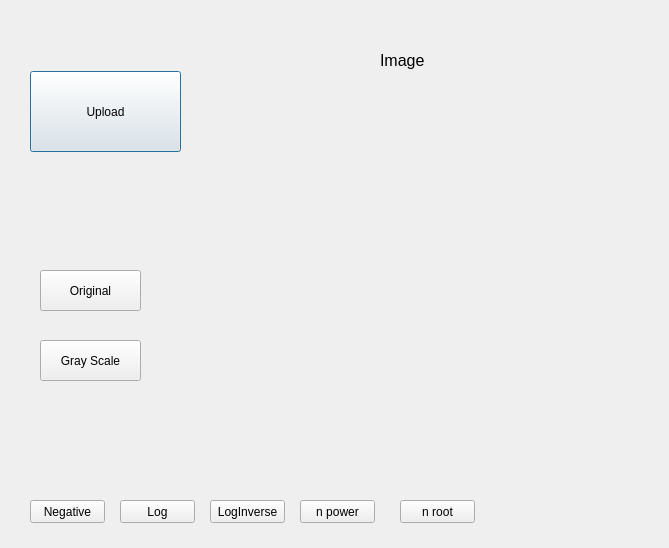
<?xml version="1.0" encoding="UTF-8"?>
<ui version="4.0">
 <class>Dialog</class>
 <widget class="QDialog" name="Dialog">
  <property name="geometry">
   <rect>
    <x>0</x>
    <y>0</y>
    <width>669</width>
    <height>548</height>
   </rect>
  </property>
  <property name="windowTitle">
   <string>Dialog</string>
  </property>
  <widget class="QLabel" name="label">
   <property name="geometry">
    <rect>
     <x>380</x>
     <y>40</y>
     <width>91</width>
     <height>41</height>
    </rect>
   </property>
   <property name="font">
    <font>
     <pointsize>12</pointsize>
    </font>
   </property>
   <property name="text">
    <string>Image</string>
   </property>
  </widget>
  <widget class="QPushButton" name="btnUp">
   <property name="geometry">
    <rect>
     <x>30</x>
     <y>71</y>
     <width>151</width>
     <height>81</height>
    </rect>
   </property>
   <property name="text">
    <string>Upload</string>
   </property>
  </widget>
  <widget class="QPushButton" name="btnNeg">
   <property name="geometry">
    <rect>
     <x>30</x>
     <y>500</y>
     <width>75</width>
     <height>23</height>
    </rect>
   </property>
   <property name="text">
    <string>Negative</string>
   </property>
  </widget>
  <widget class="QLabel" name="label1">
   <property name="geometry">
    <rect>
     <x>30</x>
     <y>390</y>
     <width>141</width>
     <height>51</height>
    </rect>
   </property>
   <property name="text">
    <string/>
   </property>
  </widget>
  <widget class="QLabel" name="imgView">
   <property name="geometry">
    <rect>
     <x>230</x>
     <y>90</y>
     <width>381</width>
     <height>361</height>
    </rect>
   </property>
   <property name="text">
    <string/>
   </property>
  </widget>
  <widget class="QPushButton" name="btnLog">
   <property name="geometry">
    <rect>
     <x>120</x>
     <y>500</y>
     <width>75</width>
     <height>23</height>
    </rect>
   </property>
   <property name="text">
    <string>Log</string>
   </property>
  </widget>
  <widget class="QPushButton" name="btnLI">
   <property name="geometry">
    <rect>
     <x>210</x>
     <y>500</y>
     <width>75</width>
     <height>23</height>
    </rect>
   </property>
   <property name="text">
    <string>LogInverse</string>
   </property>
  </widget>
  <widget class="QPushButton" name="btnPow">
   <property name="geometry">
    <rect>
     <x>300</x>
     <y>500</y>
     <width>75</width>
     <height>23</height>
    </rect>
   </property>
   <property name="text">
    <string>n power</string>
   </property>
  </widget>
  <widget class="QPushButton" name="btnRoot">
   <property name="geometry">
    <rect>
     <x>400</x>
     <y>500</y>
     <width>75</width>
     <height>23</height>
    </rect>
   </property>
   <property name="text">
    <string>n root</string>
   </property>
  </widget>
  <widget class="QPushButton" name="btnGray">
   <property name="geometry">
    <rect>
     <x>40</x>
     <y>340</y>
     <width>101</width>
     <height>41</height>
    </rect>
   </property>
   <property name="text">
    <string>Gray Scale</string>
   </property>
  </widget>
  <widget class="QPushButton" name="btnOrg">
   <property name="geometry">
    <rect>
     <x>40</x>
     <y>270</y>
     <width>101</width>
     <height>41</height>
    </rect>
   </property>
   <property name="text">
    <string>Original</string>
   </property>
  </widget>
 </widget>
 <resources/>
 <connections/>
</ui>
